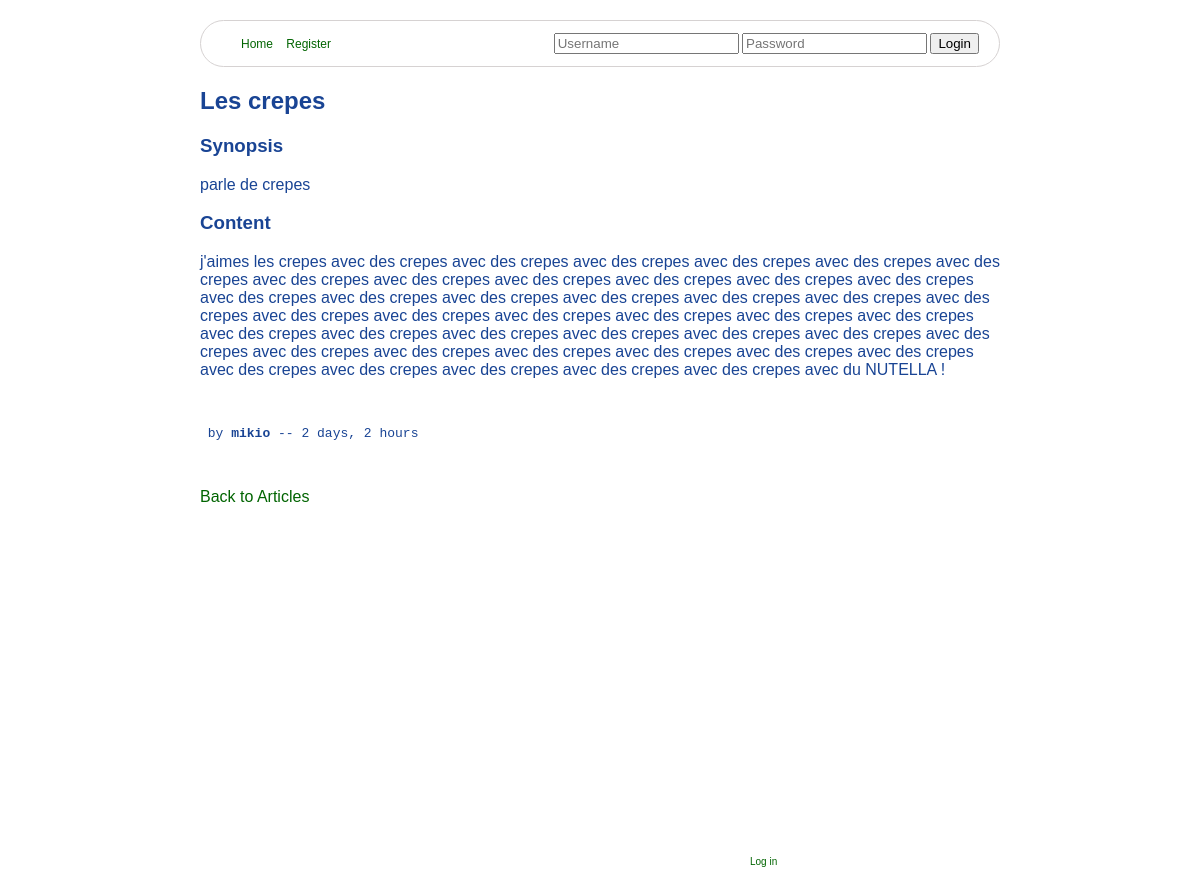
Page /articles/2/ on the committed database.
### ex00/models.py (models this page shows, shortened)
class Article(models.Model):
    title = models.CharField(max_length=64, null=False)
    author = models.ForeignKey(User, on_delete=models.CASCADE)
    created = models.DateTimeField(auto_now_add=True)
    synopsis = models.CharField(max_length=312, null=False)
    content = models.TextField(null=False)

### ex01/views.py (the view)
# urls.py: path('articles/<slug:pk>/', ArticleDetailView.as_view(), name='detail'),
class ArticleDetailView(DetailView):
    model = Article
    template_name = 'ex01/detail.html'
    def get_context_data(self, **kwargs):
        context = super().get_context_data(**kwargs)
        context['title'] = 'Article Detail'
        if self.request.user.is_authenticated:
            is_favourite = UserFavouriteArticle.objects.filter(
                user=self.request.user,
                article=self.get_object()
            ).exists()
            context['isFavourite'] = is_favourite
        return context

### ex01/templates/ex01/detail.html (shortened to what this page needs)
{% extends 'ex00/base.html' %}
{% block content %}
    <h2>{{ object.title }}</h2>
    <h3>Synopsis</h3>
    <p>{{ object.synopsis }}</p>
    <h3>Content</h3>
    <p>{{ object.content }}</p>
    <br/>
    <pre> by <b>{{ object.author }}</b> -- {{ object.created|timesince }}</pre>
    <br/>
    <p><a href="{% url 'articles' %}">Back to Articles</a></p>
{% endblock %}

### ex00/templates/ex00/base.html (shortened to what this page needs)
{% load static %}
<!DOCTYPE html>
<html lang="en">
    <head>
        {% block style %}
            <link rel="stylesheet" type="text/css" href="{% static 'ex00/style.css' %}"/>
        {% endblock %}
    </head>
    <body>
        {% include 'ex03/menu.html' %}
        {% block content %}{% endblock %}
        {% include 'ex01/login.html' %}
    </body>
</html>

### ex03/templates/ex03/menu.html (shortened to what this page needs)
<nav class="menu">
    <div class="items">
        <ul>
            <li><a href="{% url 'home' %}">Home</a></li>
            {% if user.is_authenticated %}
            <li><a href="{% url 'favourites' %}">Favourites</a></li>
            <li><a href="{% url 'publications' %}">Publications</a></li>
            <li><a href="{% url 'publish' %}">Publish</a></li>
            {% else %}
            <li><a href="{% url 'register' %}">Register</a></li>
            {% endif %}
        </ul>
    </div>
    <div class="log">
        <ul>
            {% if user.is_authenticated %}
            <li>Logged as {{request.user.username}}</li>
            <li><a href="{% url 'logout' %}">Logout</a></li>
            {% else %}
            <li>
                <form id="login_form" action="{% url 'login' %}" method="POST">
                    <input type="text" name="username" placeholder="Username">
                    <input type="password" name="password" placeholder="Password">
                    <button type="submit">Login</button>
                </form>
            </li>
            {% endif %}
        </ul>
    </div>
</nav>

### ex01/templates/ex01/login.html
<div style="margin-top: 350px; font-size:10px; margin-left: 550px;">
    {% if user.is_authenticated %}
    <p>Logged as {{ user.username }} -- <a href="{% url 'logout' %}">Log out</a>
    <br/><a href="{% url 'publications' %}">see my publications</a>
    <br/><a href="{% url 'favourites' %}">see my favourites</a>
    </p>
    {% else %}
    <p><a href="{% url 'login' %}">Log in</a>
    {% endif %}
</div>

### ex00/static/ex00/style.css (style rules this page uses)
body { color: rgb(25, 68, 148); font-family: Arial, Helvetica, sans-serif; max-width: 800px; margin: 0 auto; padding: 20px; }
nav { list-style: none; padding: 0; margin: 0; }
nav li { display: inline-block; margin-right: 10px; }
nav li:last-child { margin-right: 0; }
a { text-decoration: none; color:darkgreen; }
nav.menu { font-size:12px; display: flex; justify-content: space-between; align-items: center; border-radius: 30px; border: 1px solid rgb(214, 210, 210); padding-right: 20px; }

### rows in the picture
Article: title "Les crepes", synopsis "parle de crepes", content "j'aimes les crepes avec des crepes avec des crepes avec des crepes avec des crepes avec des crepes avec des crepes avec des crepes avec des crepes avec des crepes avec des crepes avec des crepes avec des crepes avec des crepes avec des crepes avec des crepes avec des crepes avec des crepes avec des crepes avec des crepes avec des crepes avec des crepes avec des crepes avec des crepes avec des crepes avec des crepes avec des crepes avec des crepes avec des crepes avec des crepes avec des crepes avec des crepes avec des crepes avec des crepes avec des crepes avec des crepes avec des crepes avec des crepes avec des crepes avec des crepes avec des crepes avec des crepes avec des crepes avec des…", author "mikio", created "2 days, 2 hours"
